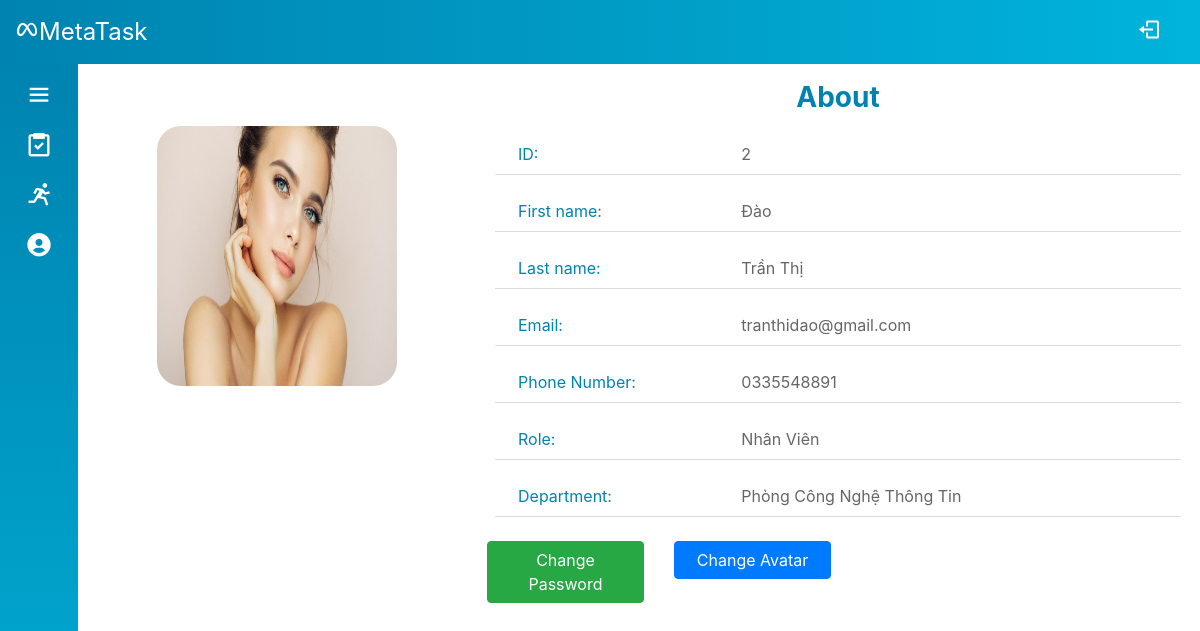
The app's page /Source/mvc/index.php?controller=user&action=viewProfile (signed in) with its own data.
### tables this page shows
CREATE TABLE `account_info` (
  `id` int(6) UNSIGNED NOT NULL,
  `firstname` varchar(30) NOT NULL,
  `lastname` varchar(30) NOT NULL,
  `email` varchar(50) DEFAULT NULL,
  `phone` varchar(30) DEFAULT NULL,
  `avatar` varchar(200) DEFAULT NULL,
  `department` int(6) UNSIGNED NOT NULL
);

CREATE TABLE `account` (
  `id` int(6) UNSIGNED NOT NULL,
  `username` varchar(30) NOT NULL,
  `password` varchar(100) NOT NULL,
  `role` int(6) UNSIGNED DEFAULT 1,
  `activated` tinyint(4) DEFAULT 0,
  `token` varchar(50) DEFAULT NULL
);

CREATE TABLE `role` (
  `id` int(6) UNSIGNED NOT NULL,
  `description` varchar(30) NOT NULL
);

CREATE TABLE `department` (
  `id` int(6) UNSIGNED NOT NULL,
  `name` varchar(30) NOT NULL
);

### Source/mvc/controllers/base_controller.php (called while the page is built, shortened)
<?php
    class BaseController {
        protected $name;
        public function render($view, $data = array()) {
            extract($data);
            require_once('views/' .$this->name . '/' . $view . '.php');
            $content = ob_get_clean();
            require_once('views/layout/template.php');
        }
    }
?>

### Source/mvc/controllers/user_controller.php (called while the page is built, shortened)
<?php
require_once('models/User.php');
require_once('base_controller.php');
class UserController extends BaseController
{
    public function viewProfile()
    {
        $user = User::get($_SESSION['id']);
        $this->render('viewProfile', array('user' => $user));
    }
}

### Source/mvc/route.php (called while the page is built, shortened)
<?php
$obj = new $className();
$obj->$action();

### Source/mvc/index.php (called while the page is built, shortened)
<?php
require_once('route.php');

### Source/mvc/models/User.php (called while the page is built, shortened)
<?php
class User
{
    public function __construct(
        $id,
        $firstname,
        $lastname,
        $email,
        $phone,
        $avatar,
        $department
    ) {
        $this->id = $id;
        $this->firstname = $firstname;
        $this->lastname = $lastname;
        $this->email = $email;
        $this->phone = $phone;
        $this->avatar = $avatar;
    }
    public static function get($id)
    {
        $sql = "select * from account_info where id = :id";
        $conn = DB::getConnection();
        $stm = $conn->prepare($sql);
        $stm->execute(array('id' => $id));
        if ($item = $stm->fetch()) {
            return new User($item['id'], $item['firstname'], $item['lastname'], $item['email'], $item['phone'], $item['avatar'], $item['department']);
        }
        return null;
    }
    public static function getDepartmentName($id)
    {
        $sql = "select name from department where id = :id";
        $conn = DB::getConnection();
        $stm = $conn->prepare($sql);
        $stm->execute(array('id' => $id));
        if ($item = $stm->fetch()) {
            return $item['name'];
        }
        return null;
    }
    public static function getRole($id)
    {
        $sql = "select role from account where id = :id";
        $conn = DB::getConnection();
        $stm = $conn->prepare($sql);
        $stm->execute(array('id' => $id));
        if ($item = $stm->fetch()) {
            return $item['role'];
        }
        return null;
    }
    public static function getRoleName($roleID)
    {
        $sql = "select description from role where id = :roleID";
        $conn = DB::getConnection();
        $stm = $conn->prepare($sql);
        $stm->execute(array('roleID' => $roleID));
        if ($item = $stm->fetch()) {
            return $item['description'];
        }
        return null;
    }
}

### Source/mvc/views/user/viewProfile.php (the view, shortened to what this page needs)
<div class="container-fluid">
    <div class="row">
        <div class="col-12 col-md-4 text-center">
            <div class="
                profile-img
                d-flex
                justify-content-center
                align-items-center
              ">
                <img src="<?= $user->avatar ?>" alt="Avatar image" />
            </div>
        </div>
        <div class="col-12 col-md-8">
            <div class="profile-info">
                <div class="info-header">About</div>
                <div class="info-body">
                    <ul class="info-list">
                        <li class="row">
                            <div class="col-12 col-md-4 info-label">ID:</div>
                            <div class="col-12 col-md-8 info-content">
                                <?= $user->id ?>
                            </div>
                        </li>
                        <li class="row">
                            <div class="col-12 col-md-4 info-label">First name:</div>
                            <div class="col-12 col-md-8 info-content">
                                <?= $user->firstname ?>
                            </div>
                        </li>
                        <li class="row">
                            <div class="col-12 col-md-4 info-label">Last name:</div>
                            <div class="col-12 col-md-8 info-content">
                                <?= $user->lastname ?>
                            </div>
                        </li>
                        <li class="row">
                            <div class="col-12 col-md-4 info-label">Email:</div>
                            <div class="col-12 col-md-8 info-content">
                                <?= $user->email ?>
                            </div>
                        </li>
                        <li class="row">
                            <div class="col-12 col-md-4 info-label">Phone Number:</div>
                            <div class="col-12 col-md-8 info-content">
                                <?= $user->phone ?>
                            </div>
                        </li>
                        <li class="row">
                            <div class="col-12 col-md-4 info-label">Role:</div>
                            <div class="col-12 col-md-8 info-content">
                                <?= USER::getRoleName(USER::getRole($user->id)) ?>
                            </div>
                        </li>
                        <li class="row">
                            <div class="col-12 col-md-4 info-label">Department:</div>
                            <div class="col-12 col-md-8 info-content">
                                <?= USER::getDepartmentName($user->department) ?>
                            </div>
                        </li>
                        <div class="row">
                            <div class="col-12 col-md-3">
                                <button class="btn btn-success m-2 w-100" data-toggle="modal" data-target="#changePass-modal">
                                    Change Password
                                </button>
                            </div>
                            <div class="col-12 col-md-3">
                                <button class="btn btn-primary m-2 w-100" data-toggle="modal" data-target="#upload-modal">
                                    Change Avatar
                                </button>
                            </div>
                        </div>
                    </ul>
                </div>
            </div>
        </div>
    </div>
</div>

### Source/mvc/views/layout/template.php (shortened to what this page needs)
<!DOCTYPE html>
<html lang="en">
<head>
    <link rel="stylesheet" href="https://maxcdn.bootstrapcdn.com/bootstrap/4.5.2/css/bootstrap.min.css" />
    <link rel="stylesheet" href="./style.css" />
    <link href="https://unpkg.com/boxicons@2.1.1/css/boxicons.min.css" rel="stylesheet" />
</head>
<body>
    <?= include_once('header.php') ?>
    <?= include_once('sidebar.php') ?>
    <div class="home-content">
        <?= $content ?>
    </div>
</body>
</html>

### Source/mvc/views/layout/header.php (shortened to what this page needs)
<header class="header">
    <div class="container-fluid">
        <div class="row header-content">
            <div class="col-8">
                <div class="logo">
                    <i class="bx bxl-meta"></i><span class="log-name">MetaTask</span>
                </div>
            </div>
            <div class="col-4">
                <div id="log-out" data-toggle="tooltip" data-placement="bottom" title="Log out">
                    <a href="?controller=login&action=logout"><i class="bx bx-log-out d-none d-sm-inline-block"></i></a>
                </div>
            </div>
        </div>
    </div>
</header>

### Source/mvc/views/layout/sidebar.php (shortened to what this page needs)
<div class="sidebar">
    <div class="menu">
        <i class="bx bx-menu d-none d-sm-inline-block" id="menu-btn"></i>
    </div>
    <?php include_once('navbar.php') ?>
</div>

### Source/mvc/views/layout/navbar.php (shortened to what this page needs)
<?php
$role = $_SESSION['role'];
$taskAction = $role == 1 ? 'indexStaff' : 'indexManager';
?>
<ul class="nav-list">
    <li>
        <a href="?controller=task&action=<?= $taskAction ?>" data-toggle="tooltip" data-placement="right" title="Task Management">
            <i class="bx bx-task"></i>
        </a>
    </li>
    <li>
        <a href="?controller=leave&action=index" data-toggle="tooltip" data-placement="right" title="Leaves Management">
            <i class="bx bx-run"></i>
        </a>
    </li>
    <?php
    $html = ob_get_clean();
    if ($role != 3) {
        echo $html;
    }
    ?>
    <li>
        <a href="?controller=user&action=viewProfile" data-toggle="tooltip" data-placement="right" title="Profile">
            <i class="bx bxs-user-circle"></i>
        </a>
    </li>
</ul>

### Source/mvc/style.css (style rules this page uses)
* { padding: 0; margin: 0; box-sizing: border-box; list-style-type: none; }
body { position: relative; min-height: 100vh; width: 100%; }
.header { position: fixed; top: 0; left: 0; z-index: 1; background: #00b4db; background: -webkit-linear-gradient( to right, #0083b0, #00b4db ); background: linear-gradient( to right, #0083b0, #00b4db ); color: #fff; height: 64px; width: 100%; }
.header-content { font-size: 24px; line-height: 64px; }
.header .logo { display: inline-block; }
.header #log-out { float: right; }
.header #log-out a { display: inline-block; border-radius: 12px; padding: 0 24px; transition: all 0.3s ease; }
.sidebar { position: fixed; top: 64px; left: 0; height: 100%; padding: 6px 14px; width: 78px; transition: all 0.4s ease; background: #00b4db; background: -webkit-linear-gradient( to bottom, #0083b0, #00b4db ); background: linear-gradient( to bottom, #0083b0, #00b4db ); }
.menu { width: 100%; }
.sidebar #menu-btn { min-width: 50px; height: 50px; line-height: 50px; font-size: 28px; color: #fff; text-align: center; border-radius: 12px; cursor: pointer; }
.header #log-out a, .sidebar .nav-list a { color: #fff; }
.sidebar .nav-list li { height: 50px; width: 100%; margin: 0; line-height: 50px; text-align: center; }
.sidebar .nav-list li > a { text-decoration: none; display: flex; align-items: center; border-radius: 12px; transition: all 0.3s ease; }
.header-content .menu i, .sidebar .nav-list li i { height: 50px; min-width: 50px; line-height: 50px; border-radius: 12px; font-size: 28px; }
.home-content { position: absolute; top: 64px; left: 78px; width: calc(100% - 78px); height: 100%; margin: 12px; transition: all 0.4s ease; }
.profile-info, .profile-img { height: 360px; }
.profile-img img { max-width: 240px; height: 72%; border-radius: 24px; }
.modal .modal-header .modal-title, .profile-info .info-header { text-align: center; font-size: 28px; font-weight: 700; color: #0083b0; }
.profile-info .info-list li { margin: 16px; padding: 8px; border-bottom: 1px solid #ddd; }
.profile-info .info-list .info-label { color: #0083b0; }
.profile-info .info-list .info-content { color: #666; }

### records on screen
account_info: avatar (picture), id "2", firstname "Đào", lastname "Trần Thị", email "tranthidao@gmail.com", phone "0335548891", id.description "Nhân Viên", department.name "Phòng Công Nghệ Thông Tin"
